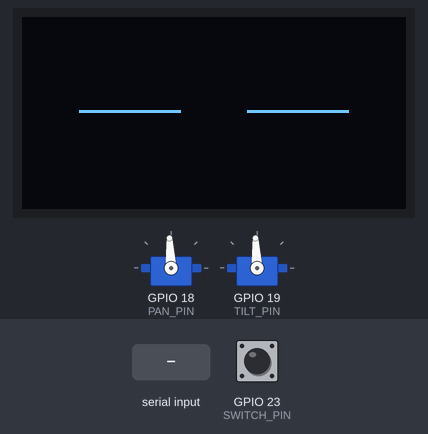
Bench run of a sketch on a simulated ESP32. Parts: 128×64 one-colour display, 2 × servo. The inputs (shaded band) are chosen by the test bench; at power-on: GPIO 23 (SWITCH_PIN) HIGH. Random numbers use the default seed unless the sketch sets one; servo pulses on a pin are drawn as a servo (544–2400 µs = 0–180°); what the sketch prints to the serial monitor is not drawn.

Above: at 1.22 s.
1.6 s: "SPEAKING\n" received over Serial
At 2.28 s:
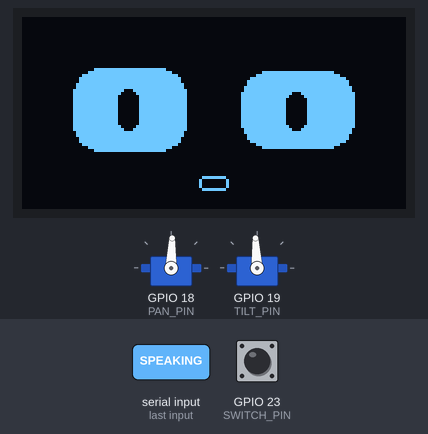
3.9 s: "ERROR\n" received over Serial
At 4.6 s:
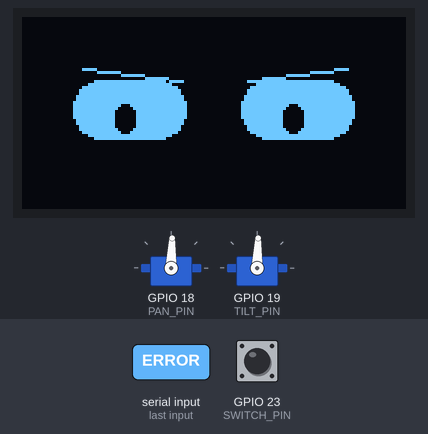
6.9 s: "IDLE\n" received over Serial
At 9.0 s:
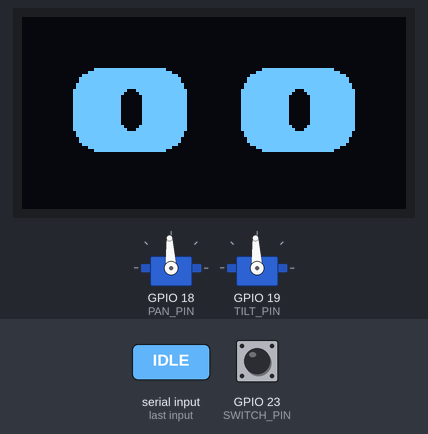
9.3 s: "ERROR\n" received over Serial
At 11.92 s:
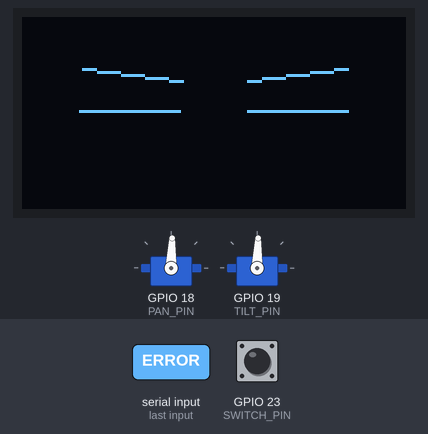
15.4 s: "LISTENING\n" received over Serial
At 16.5 s:
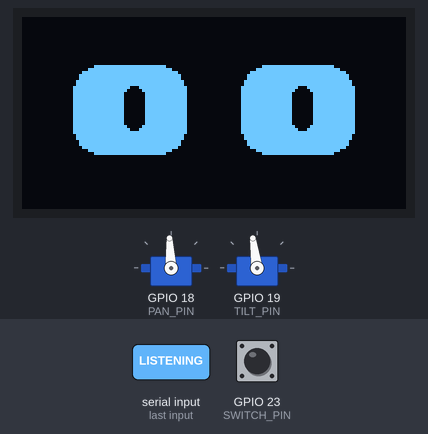
Timing chart, 0 to 18.1 s (numbered marks = the images above; inputs shaded):
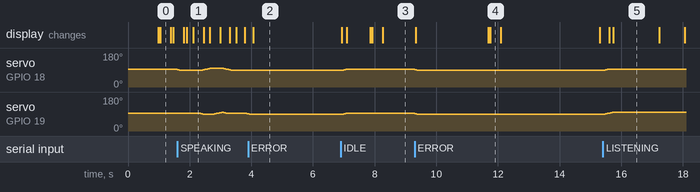

Measured:
- after the input at 6.9 s, servo on GPIO 18 (PAN_PIN), servo on GPIO 19 (TILT_PIN): 88° → 93° at once
- after the input at 9.3 s, servo on GPIO 18 (PAN_PIN), servo on GPIO 19 (TILT_PIN): 93° → 88° at once
- after the input at 15.4 s, servo on GPIO 18 (PAN_PIN): 88° → 93° at once; servo on GPIO 19 (TILT_PIN): moves from 88° to 98° over 0.30 s, starting at once
- what the display in image 5 shows lasts 1.5 s, from 15.7 s to 17.2 s

The sketch:

LeoBuddy.ino
```cpp
// (licence header left out)
#include <Arduino.h>
#include <Wire.h>
#include <U8g2lib.h>
#include <math.h>
#include <string.h>

namespace Leo {
constexpr uint8_t SDA_PIN = 21, SCL_PIN = 22;
constexpr uint8_t OLED_ADDRS[] = {0x3C, 0x3D};
constexpr uint8_t SWITCH_PIN = 23, PAN_PIN = 18, TILT_PIN = 19;
constexpr uint8_t PAN_CHANNEL = 0, TILT_CHANNEL = 1;
constexpr uint32_t SERIAL_BAUD = 115200;
constexpr uint32_t I2C_HZ = 400000;
constexpr uint32_t FRAME_MS = 34; // 29.4 fps; full 1 KiB SSD1306 transfer
constexpr uint32_t DEBOUNCE_MS = 35, SERVO_STEP_MS = 20, SPEAK_POSE_MS = 360;
constexpr int SERVO_MIN = 85, SERVO_NEUTRAL = 90, SERVO_MAX = 95;
constexpr uint32_t BLINK_MIN_MS = 2200, BLINK_MAX_MS = 4300;
constexpr uint32_t BLINK_CLOSE_MS = 100, BLINK_HOLD_MS = 170, BLINK_OPEN_MS = 170;
constexpr uint8_t SERVO_BITS = 16;
constexpr size_t RX_CAPACITY = 48;
}

// Hardware constructor uses the confirmed ESP32 I2C pins. U8g2's full
// framebuffer avoids the custom chunk cursor and restart behavior in the old
// renderer; each sendBuffer() transmits one complete, consistent frame.
U8G2_SSD1306_128X64_NONAME_F_HW_I2C oled(U8G2_R0, U8X8_PIN_NONE,
                                          Leo::SCL_PIN, Leo::SDA_PIN);

enum class State : uint8_t { Idle, Listening, Thinking, Speaking, Error };
struct Axis { uint8_t pin, channel; int angle, target; bool ready; };
State state = State::Idle;
const char *stateText(State s) {
  switch (s) {
    case State::Idle: return "IDLE";
    case State::Listening: return "LISTENING";
    case State::Thinking: return "THINKING";
    case State::Speaking: return "SPEAKING";
    case State::Error: return "ERROR";
  }
  return "IDLE";
}

Axis pan{Leo::PAN_PIN, Leo::PAN_CHANNEL, 90, 90, false};
Axis tilt{Leo::TILT_PIN, Leo::TILT_CHANNEL, 90, 90, false};

uint8_t oledAddress = 0x3C;
bool oledReady = false;
bool rawSwitchHigh = true, stableSwitchHigh = true;
uint32_t rawChangedAt = 0, nextFrameAt = 0, lastServoAt = 0;
uint32_t nextBlinkAt = 0, blinkStartedAt = 0, nextPoseAt = 0;
uint32_t blinkCount = 0, displayFrameCount = 0, lastReportAt = 0;
bool blinkActive = false;
uint8_t speakPose = 0, thinkPose = 0;
char rxLine[Leo::RX_CAPACITY] = {};
size_t rxLength = 0;
bool droppingLine = false, frameDirty = true;

float ease(float t) {
  t = constrain(t, 0.0f, 1.0f);
  return t * t * (3.0f - 2.0f * t);
}

void scheduleBlink(uint32_t now) {
  nextBlinkAt = now + random(Leo::BLINK_MIN_MS, Leo::BLINK_MAX_MS + 1);
}

float blinkAmount(uint32_t now) {
  if (!blinkActive && static_cast<int32_t>(now - nextBlinkAt) >= 0) {
    blinkActive = true;
    blinkStartedAt = now;
    ++blinkCount;
  }
  if (!blinkActive) return 0.0f;
  const uint32_t elapsed = now - blinkStartedAt;
  if (elapsed < Leo::BLINK_CLOSE_MS)
    return ease(static_cast<float>(elapsed) / Leo::BLINK_CLOSE_MS);
  if (elapsed < Leo::BLINK_CLOSE_MS + Leo::BLINK_HOLD_MS) return 1.0f;
  const uint32_t reopenAt = Leo::BLINK_CLOSE_MS + Leo::BLINK_HOLD_MS;
  if (elapsed < reopenAt + Leo::BLINK_OPEN_MS)
    return 1.0f - ease(static_cast<float>(elapsed - reopenAt) / Leo::BLINK_OPEN_MS);
  blinkActive = false;
  scheduleBlink(now);
  return 0.0f;
}

void drawEye(int x, int centerY, int width, int height, int pupilDx, int pupilDy,
             float blink, bool angry, bool left) {
  const int baseHeight = height;
  height = max(2, static_cast<int>(baseHeight * (1.0f - blink * 0.96f)));
  const int y = centerY - height / 2;
  if (height <= 4) {
    // A crisp closed-lid stroke is visible even on the shortest blink frame.
    oled.drawHLine(x + 2, centerY, width - 4);
    if (height >= 3) oled.drawHLine(x + 4, centerY + 1, width - 8);
  } else {
    oled.drawRBox(x, y, width, height, min(9, height / 2));
    const int pupilW = max(5, width / 5);
    const int pupilH = max(5, height / 2);
    const int px = constrain(x + width / 2 - pupilW / 2 + pupilDx,
                             x + 3, x + width - pupilW - 3);
    const int py = constrain(y + height / 2 - pupilH / 2 + pupilDy,
                             y + 2, y + height - pupilH - 2);
    oled.setDrawColor(0);
    oled.drawRBox(px, py, pupilW, pupilH, min(3, pupilH / 2));
    oled.setDrawColor(1);
  }
  if (angry) {
    const int browY = centerY - baseHeight / 2 - 4;
    if (left) oled.drawLine(x + 3, browY, x + width - 2, browY + 4);
    else oled.drawLine(x + 2, browY + 4, x + width - 3, browY);
  }
}

void drawFace(uint32_t now) {
  const float blink = blinkAmount(now); // serviced autonomously every frame
  float openness = 1.0f, gazeX = 0.0f, gazeY = 0.0f;
  bool angry = false;
  switch (state) {
    case State::Idle:
      gazeX = sinf(now / 2700.0f) * 2.0f;
      gazeY = sinf(now / 3400.0f) * 1.0f;
      break;
    case State::Listening:
      openness = 1.08f;
      gazeX = sinf(now / 800.0f) * 2.0f;
      gazeY = -1.0f;
      break;
    case State::Thinking:
      openness = 0.76f;
      gazeX = 4.0f + sinf(now / 650.0f) * 1.5f;
      gazeY = -2.0f;
      break;
    case State::Speaking:
      openness = 0.98f;
      gazeX = sinf(now / 540.0f) * 2.0f;
      gazeY = sinf(now / 700.0f);
      break;
    case State::Error:
      openness = 0.72f;
      gazeX = -2.0f;
      gazeY = 3.0f;
      angry = true;
      break;
  }
  float talkPulse = state == State::Speaking ? sinf(now / 105.0f) * 2.0f : 0.0f;
  const int height = max(9, static_cast<int>(28.0f * openness));
  const int leftH = state == State::Speaking ? height + static_cast<int>(talkPulse) : height;
  const int rightH = state == State::Speaking ? height - static_cast<int>(talkPulse * 0.6f) : height;

  oled.clearBuffer();
  drawEye(17, 31, 38, leftH, static_cast<int>(gazeX), static_cast<int>(gazeY), blink, angry, true);
  drawEye(73, 31, 38, rightH, static_cast<int>(gazeX), static_cast<int>(gazeY), blink, angry, false);

  // Speaking has a small animated mouth; other states retain the two-eye style.
  if (state == State::Speaking) {
    const int mouthH = 2 + static_cast<int>((sinf(now / 90.0f) + 1.0f) * 3.0f);
    oled.drawRFrame(59, 54 - mouthH / 2, 10, mouthH + 3, 2);
  }
  oled.sendBuffer();
  ++displayFrameCount;
  frameDirty = false;
}

void setPose(int panAngle, int tiltAngle, uint32_t now) {
  pan.target = constrain(panAngle, Leo::SERVO_MIN, Leo::SERVO_MAX);
  tilt.target = constrain(tiltAngle, Leo::SERVO_MIN, Leo::SERVO_MAX);
  nextPoseAt = now + Leo::SPEAK_POSE_MS;
}

void setState(State next) {
  if (next == state) return;
  state = next;
  const uint32_t now = millis();
  switch (state) {
    case State::Idle: setPose(90, 90, now); break;
    case State::Listening: setPose(90, 95, now); break;
    case State::Thinking: thinkPose = 0; setPose(95, 85, now); break;
    case State::Speaking: speakPose = 0; setPose(85, 90, now); break;
    case State::Error: setPose(85, 85, now); break;
  }
  frameDirty = true;
  Serial.printf("LEO:STATE:%s:PAN=%d:TILT=%d\n", stateText(state), pan.target, tilt.target);
}

void writeAxis(const Axis &axis) {
  if (!axis.ready) return;
  const int angle = constrain(axis.angle, Leo::SERVO_MIN, Leo::SERVO_MAX);
  const uint32_t pulseUs = 1500 + (angle - Leo::SERVO_NEUTRAL) * 10;
  const uint32_t duty = (static_cast<uint64_t>(pulseUs) * 65535ULL) / 20000ULL;
#if defined(ESP_ARDUINO_VERSION_MAJOR) && ESP_ARDUINO_VERSION_MAJOR >= 3
  ledcWrite(axis.pin, duty);
#else
  ledcWrite(axis.channel, duty);
#endif
}

bool attachAxis(Axis &axis) {
#if defined(ESP_ARDUINO_VERSION_MAJOR) && ESP_ARDUINO_VERSION_MAJOR >= 3
  axis.ready = ledcAttach(axis.pin, 50, Leo::SERVO_BITS);
#else
  axis.ready = ledcSetup(axis.channel, 50, Leo::SERVO_BITS) > 0;
  if (axis.ready) ledcAttachPin(axis.pin, axis.channel);
#endif
  return axis.ready;
}

void updateServos(uint32_t now) {
  if (now - lastServoAt < Leo::SERVO_STEP_MS) return;
  lastServoAt = now;
  if (state == State::Speaking && static_cast<int32_t>(now - nextPoseAt) >= 0) {
    static const int panPos[] = {85, 95, 95, 85};
    static const int tiltPos[] = {90, 85, 95, 90};
    setPose(panPos[speakPose], tiltPos[speakPose], now);
    speakPose = (speakPose + 1) % 4;
  } else if (state == State::Thinking && static_cast<int32_t>(now - nextPoseAt) >= 0) {
    thinkPose ^= 1;
    setPose(thinkPose ? 95 : 92, 85, now);
  }
  Axis *axes[] = {&pan, &tilt};
  for (Axis *axis : axes) {
    if (axis->angle < axis->target) ++axis->angle;
    else if (axis->angle > axis->target) --axis->angle;
    writeAxis(*axis);
  }
}

void setStateFromLine(char *line) {
  while (*line == ' ' || *line == '\t') ++line;
  size_t n = strlen(line);
  while (n && (line[n - 1] == '\r' || line[n - 1] == ' ' || line[n - 1] == '\t')) line[--n] = 0;
  for (size_t i = 0; i < n; ++i) if (line[i] >= 'a' && line[i] <= 'z') line[i] -= 32;
  if (!strcmp(line, "IDLE")) setState(State::Idle);
  else if (!strcmp(line, "LISTENING")) setState(State::Listening);
  else if (!strcmp(line, "THINKING")) setState(State::Thinking);
  else if (!strcmp(line, "SPEAKING")) setState(State::Speaking);
  else if (!strcmp(line, "ERROR")) setState(State::Error);
  else if (!strcmp(line, "SYNC")) Serial.printf("SWITCH:STATE:%s\n", stableSwitchHigh ? "HIGH" : "LOW");
  else if (!strcmp(line, "PING")) Serial.println("PONG");
  else if (!strcmp(line, "STATUS")) Serial.println("ESP32_UART0_READY");
  else if (n) Serial.println("LEO:ERR:UNKNOWN_COMMAND");
}

void pollSerial() {
  for (uint8_t budget = 0; budget < 48 && Serial.available() > 0; ++budget) {
    const char c = static_cast<char>(Serial.read());
    if (c == '\r') continue;
    if (c == '\n') {
      if (!droppingLine) { rxLine[rxLength] = 0; setStateFromLine(rxLine); }
      else Serial.println("LEO:ERR:LINE_TOO_LONG");
      rxLength = 0;
      droppingLine = false;
    } else if (!droppingLine) {
      if (rxLength + 1 >= sizeof(rxLine)) { rxLength = 0; droppingLine = true; }
      else rxLine[rxLength++] = c;
    }
  }
}

void pollSwitch(uint32_t now) {
  const bool level = digitalRead(Leo::SWITCH_PIN) == HIGH;
  if (level != rawSwitchHigh) { rawSwitchHigh = level; rawChangedAt = now; }
  if (rawSwitchHigh == stableSwitchHigh || now - rawChangedAt < Leo::DEBOUNCE_MS) return;
  const bool oldLevel = stableSwitchHigh;
  stableSwitchHigh = rawSwitchHigh;
  const char *edge = oldLevel ? "HIGH_TO_LOW" : "LOW_TO_HIGH";
  Serial.printf("LEO:SWITCH_EDGE:%s\n", edge);
  if (state == State::Idle) {
    setState(State::Listening);
    Serial.printf("SWITCH:EDGE:%s\n", edge);
    Serial.println("LEO:SWITCH_ACCEPTED:IDLE");
  } else {
    Serial.printf("LEO:SWITCH_IGNORED:ACTIVE:%s\n", stateText(state));
    Serial.printf("SWITCH:EDGE:%s\n", edge);
  }
}

bool detectOled(uint8_t &address) {
  for (uint8_t candidate : Leo::OLED_ADDRS) {
    Wire.beginTransmission(candidate);
    if (Wire.endTransmission() == 0) { address = candidate; return true; }
  }
  return false;
}

void setup() {
  Serial.begin(Leo::SERIAL_BAUD);
  pinMode(Leo::SWITCH_PIN, INPUT_PULLUP);
  stableSwitchHigh = rawSwitchHigh = digitalRead(Leo::SWITCH_PIN) == HIGH;
  rawChangedAt = millis();
  Wire.begin(Leo::SDA_PIN, Leo::SCL_PIN, Leo::I2C_HZ);
  Wire.setTimeOut(20);
  randomSeed(esp_random());
  // A first blink occurs shortly after boot so a bench check is quick; later
  // intervals are randomized to the normal relaxed 2.2..4.3 second range.
  nextBlinkAt = millis() + 900;
  uint8_t found = 0;
  if (detectOled(found)) {
    oledAddress = found;
    oled.setI2CAddress(static_cast<uint8_t>(oledAddress << 1));
    oled.setBusClock(Leo::I2C_HZ);
    oledReady = oled.begin();
  }
  Serial.printf("LEO:OLED:%s:SSD1306:0x%02X:SDA21:SCL22:U8g2-full-buffer\n",
                oledReady ? "READY" : "NOT_FOUND", oledAddress);
  if (oledReady) { drawFace(millis()); nextFrameAt = millis() + Leo::FRAME_MS; }

  const bool panOk = attachAxis(pan);
  const bool tiltOk = attachAxis(tilt);
  writeAxis(pan);
  writeAxis(tilt);
  Serial.printf("LEO:SERVO:GPIO18:%s:GPIO19:%s:limits=85..95\n",
                panOk ? "OK" : "FAILED", tiltOk ? "OK" : "FAILED");
  Serial.printf("LEO:READY:IDLE:USB=%lu:SWITCH_INITIAL=%s:NO_SESSION\n",
                static_cast<unsigned long>(Leo::SERIAL_BAUD), stableSwitchHigh ? "HIGH" : "LOW");
}

void loop() {
  pollSerial();
  const uint32_t now = millis();
  pollSwitch(now);
  updateServos(now);
  if (oledReady && (frameDirty || static_cast<int32_t>(now - nextFrameAt) >= 0)) {
    drawFace(now);
    nextFrameAt = now + Leo::FRAME_MS;
  }
  if (now - lastReportAt >= 10000) {
    lastReportAt = now;
    // Compact diagnostics stay safely below the Pi parser's line bound.
    Serial.printf("LEO:ANIM:frames=%lu:blink_events=%lu:%s:%s\n",
                  static_cast<unsigned long>(displayFrameCount),
                  static_cast<unsigned long>(blinkCount),
                  blinkActive ? "CLOSING_OR_OPENING" : "OPEN",
                  stateText(state));
  }
  delay(0);
}
```
